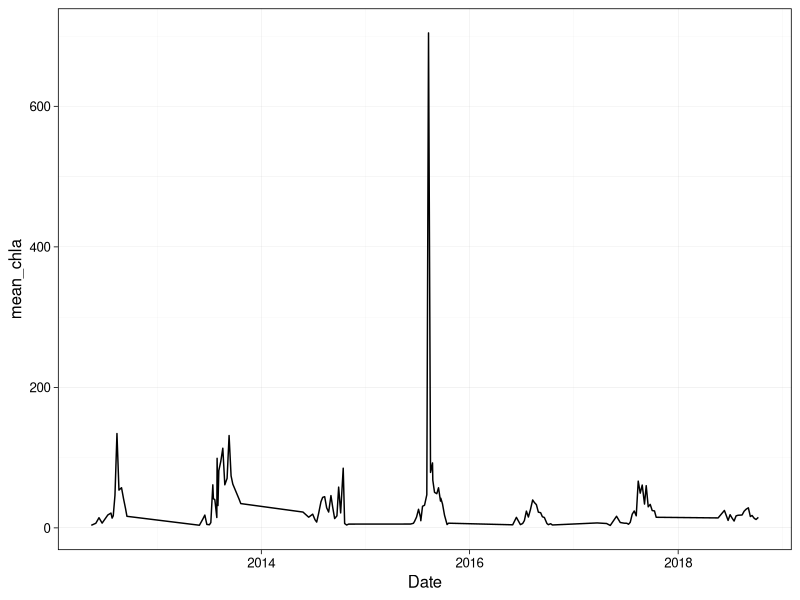
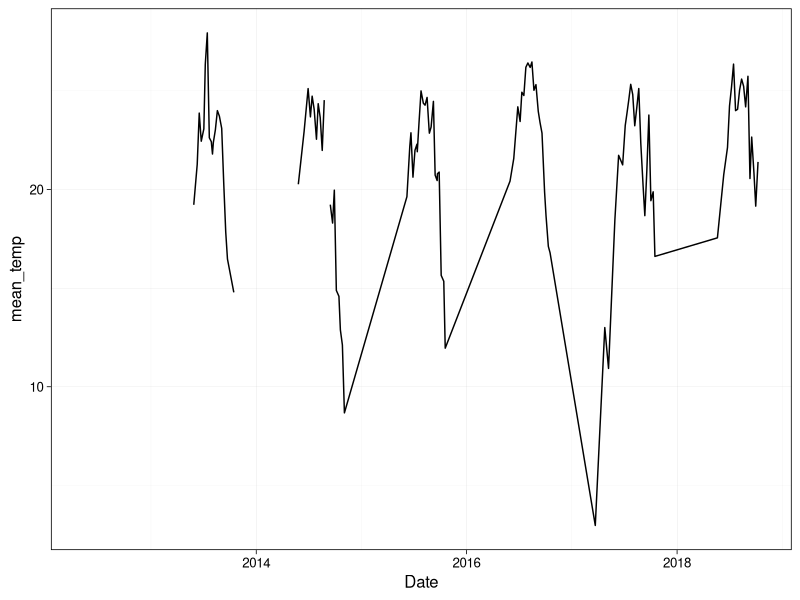
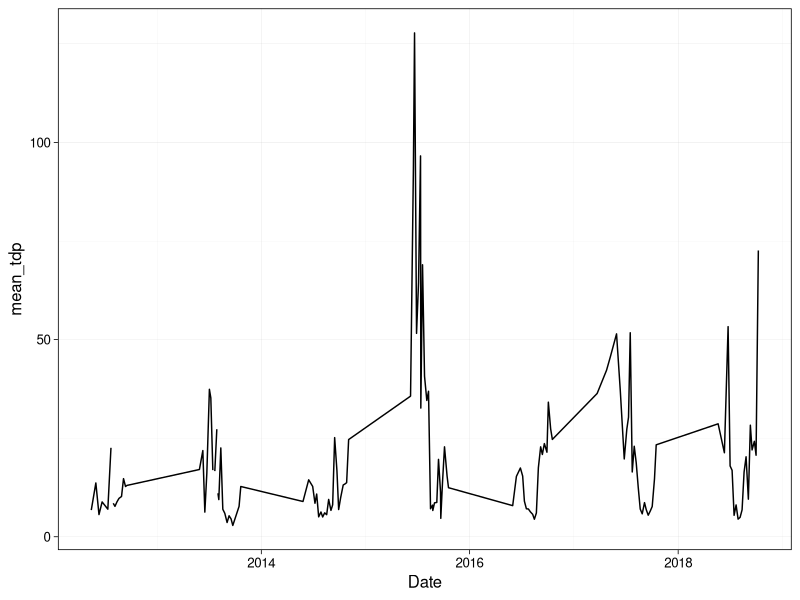
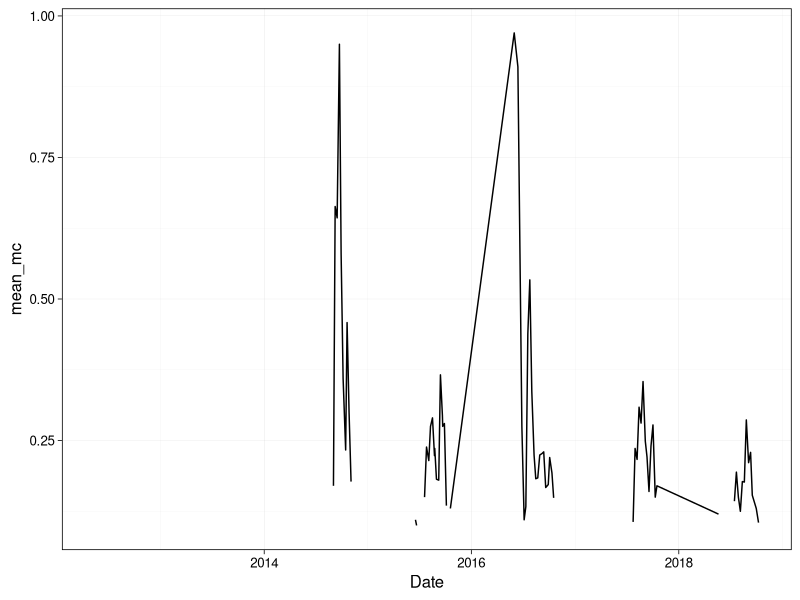

Source code (R) for these figures, in order: (Note: this script raises an error after producing the figures.)
library(tidyverse)
#install.packages("lubridate")
library(lubridate)

##setting ggplot theme
ggplot_theme <- theme_linedraw(base_size = 12) +
  theme(panel.grid=element_line(colour="gray"),
        axis.text = element_text(color = "black"), 
        legend.position = "top")
theme_set(ggplot_theme)

##load data
Erie_data <- read.csv("./Data/Processed/Erie_2012_2018_processed.csv")
View(Erie_data)

##data wrangling
class(Erie_data$Date)
Erie_data$Date <- as.Date(Erie_data$Date, format="%m/%d/%Y")

Erie_data_subset <- data_frame(Erie_data$Date, Erie_data$Sample.Depth.category, 
                               Erie_data$CTD.Temperature.b0C, 
                               Erie_data$CTD.Dissolved.Oxygen.mg.L,
                               Erie_data$Dissolved.Microcystin.b5g.L,
                               Erie_data$Extracted.Chlorophyll.a.b5g.L, 
                               Erie_data$Extracted.Phycocyanin.b5g.L, 
                               Erie_data$Total.Dissolved.Phosphorus.b5g.P.L,
                               Erie_data$Ammonia.b5g.N.L,
                               Erie_data$Nitrate..Nitrite.mg.N.L,
                               Erie_data$Urea.b5g.N.L)

colnames(Erie_data_subset) <- c("Date", "Depth_category", "Temp", "DO", "MC", "Chla", "PC", "TDP", "NH3", "NO23", "urea")
View(Erie_data_subset)

Erie_data_date_means <- Erie_data_subset %>%
  group_by(Date) %>%
  summarize(mean_chla = mean(Chla, na.rm=T),
            mean_temp = mean(Temp, na.rm=T),
            mean_mc = mean(MC,na.rm=T),
            mean_do = mean(DO,na.rm=T),
            mean_tdp = mean(TDP, na.rm=T),
            mean_no23 = mean(NO23, na.rm=T)) %>%
  mutate(month = month(Date)) %>%
  mutate(year = year(Date))

View(Erie_data_date_means)

chla_plot <- ggplot() +
  geom_line(data=Erie_data_date_means, aes(x=Date, y=mean_chla))

chla_plot

temp_plot <- ggplot() +
  geom_line(data=Erie_data_date_means, aes(x=Date, y=mean_temp))

temp_plot

tdp_plot <- ggplot() +
  geom_line(data=Erie_data_date_means, aes(x=Date, y=mean_tdp))

tdp_plot

mc_plot <- ggplot() +
  geom_line(data=Erie_data_date_means, aes(x=Date, y=mean_mc))

mc_plot

  
  
Erie_data_month_means <- Erie_data_subset %>%
    mutate(month = month(Date)) %>%
    mutate(year = year(Date)) %>%
    group_by(year, month) %>%
    summarize(mean_chla = mean(Chla, na.rm=T),
              mean_temp = mean(Temp, na.rm=T),
              mean_mc = mean(MC, na.rm=T), 
              mean_do = mean(DO, na.rm=T), 
              mean_tdp = mean(TDP, na.rm=T),
              mean_no23 = mean(NO23, na.rm=T)) 
  
View(Erie_data_month_means)

Erie_data_2022 <- read.csv("./Data/Processed/Erie_2022_processed.csv")
View(Erie_data_2022)

class(Erie_data_2022$Date)
Erie_data_2022$Date <- as.Date(Erie_data_2022$Date, format="%m/%d/%Y")

Erie_data_2022_means <- Erie_data_2022 %>%
  mutate(month = month(Date)) %>%
  mutate(year = year(Date)) %>%
  group_by(year, month) %>%
  summarize(mean_chla = mean(Chla, na.rm=T),
            mean_temp = mean(Temp, na.rm=T),
            mean_mc = mean(MC, na.rm=T),
            mean_do = mean(DO, na.rm=T))
  
chla_plot_ext <- ggplot() +
  geom_line(data=filter(Erie_data_month_means, year=="2012"), aes(x=month, y=mean_chla),
            color="black", linewidth=0.75) +
  geom_line(data=filter(Erie_data_month_means, year=="2015"), aes(x=month, y=mean_chla),
            color="tomato", linewidth=0.75) +
  geom_line(data=filter(Erie_data_month_means, year=="2017"), aes(x=month, y=mean_chla),
            color="#009E73", linewidth=0.75) +
  geom_line(data=filter(Erie_data_2022_means), aes(x=month, y=mean_chla),
            color="#0072B2",linewidth=0.75)

chla_plot_ext

temp_plot_ext <- ggplot() +
  geom_line(data=filter(Erie_data_month_means, year=="2012"), aes(x=month, y=mean_temp),
            color="black") +
  geom_line(data=filter(Erie_data_month_means, year=="2015"), aes(x=month, y=mean_temp),
            color="tomato") +
  geom_line(data=filter(Erie_data_month_means, year=="2017"), aes(x=month, y=mean_temp),
            color="#009E73") +
  geom_line(data=filter(Erie_data_2022_means), aes(x=month, y=mean_temp),
            color="#0072B2")

temp_plot_ext

mc_plot_ext <- ggplot() +
  geom_line(data=filter(Erie_data_month_means, year=="2012"), aes(x=month, y=mean_mc),
            color="black",linewidth=0.75) +
  geom_line(data=filter(Erie_data_month_means, year=="2015"), aes(x=month, y=mean_mc),
            color="tomato",linewidth=0.75) +
  geom_line(data=filter(Erie_data_month_means, year=="2017"), aes(x=month, y=mean_mc),
            color="#009E73", linewidth=0.75) +
  geom_line(data=filter(Erie_data_2022_means), aes(x=month, y=mean_mc),
            color="#0072B2", linewidth=0.75)

mc_plot_ext


